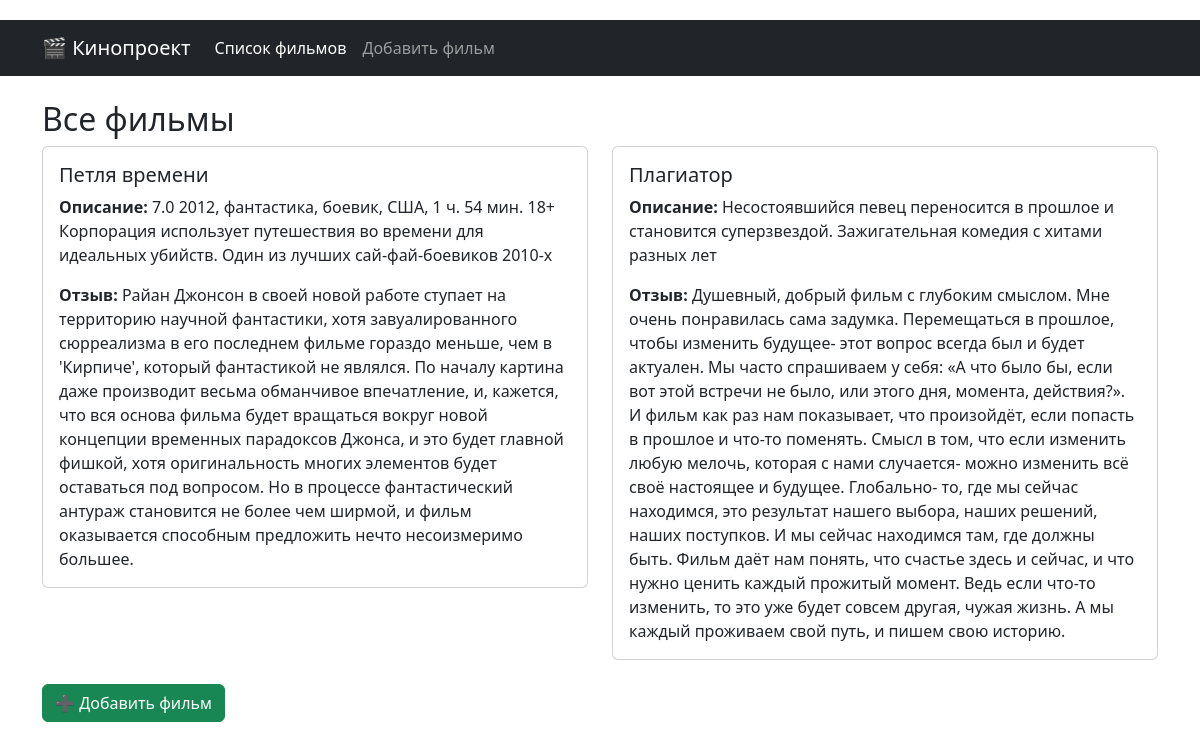
/films/, run on the app's committed database.
### films/models.py (models this page shows, shortened)
class Film(models.Model):
    title = models.CharField(max_length=200, verbose_name="Название фильма")
    description = models.TextField(verbose_name="Описание фильма")
    review = models.TextField(verbose_name="Отзыв")

### films/views.py (the view)
# urls.py: path('', views.film_list, name='film_list'),      # /films/
def film_list(request):
    films = Film.objects.all()
    return render(request, 'films/film_list.html', {'films': films})

### films/templates/films/film_list.html (shortened to what this page needs)
{% extends 'films/base.html' %}
{% block content %}
<h2>Все фильмы</h2>
{% if films %}
    <div class="row">
        {% for film in films %}
        <div class="col-md-6 mb-4">
            <div class="card">
                <div class="card-body">
                    <h5 class="card-title">{{ film.title }}</h5>
                    <p class="card-text"><strong>Описание:</strong> {{ film.description }}</p>
                    <p class="card-text"><strong>Отзыв:</strong> {{ film.review }}</p>
                </div>
            </div>
        </div>
        {% endfor %}
    </div>
{% else %}
    <p>Пока нет добавленных фильмов. <a href="{% url 'add_film' %}">Добавьте первый!</a></p>
{% endif %}
<a href="{% url 'add_film' %}" class="btn btn-success">➕ Добавить фильм</a>
{% endblock %}

### films/templates/films/base.html (shortened to what this page needs)
<!DOCTYPE html>
<html lang="ru">
<head>
    <link href="https://cdn.jsdelivr.net/npm/bootstrap@5.3.3/dist/css/bootstrap.min.css" rel="stylesheet">
</head>
<body>
    <nav class="navbar navbar-expand-lg navbar-dark bg-dark mb-4">
        <div class="container">
            <a class="navbar-brand" href="{% url 'film_list' %}">🎬 Кинопроект</a>
            <div class="collapse navbar-collapse" id="navbarNav">
                <ul class="navbar-nav">
                    <li class="nav-item">
                        <a class="nav-link {% if request.resolver_match.url_name == 'film_list' %}active{% endif %}"
                           href="{% url 'film_list' %}">Список фильмов</a>
                    </li>
                    <li class="nav-item">
                        <a class="nav-link {% if request.resolver_match.url_name == 'add_film' %}active{% endif %}"
                           href="{% url 'add_film' %}">Добавить фильм</a>
                    </li>
                </ul>
            </div>
        </div>
    </nav>
    <div class="container">
        {% block content %}
        {% endblock %}
    </div>
</body>
</html>

### films/templates/films/base.html (style rules this page uses)
body { padding-top: 20px; }

### data on the page
Film: title "Петля времени", description "7.0 2012, фантастика, боевик, США, 1 ч. 54 мин. 18+ Корпорация использует путешествия во времени для идеальных убийств. Один из лучших сай-фай-боевиков 2010-х", review "Райан Джонсон в своей новой работе ступает на территорию научной фантастики, хотя завуалированного сюрреализма в его последнем фильме гораздо меньше, чем в 'Кирпиче', который фантастикой не являлся. По началу картина даже производит весьма обманчивое впечатление, и, кажется, что вся основа фильма будет вращаться вокруг новой концепции временных парадоксов Джонса, и это будет главной фишкой, хотя оригинальность многих элементов будет оставаться под вопросом. Но в процессе фантастический антураж становится не более чем ширмой, и фильм оказывается способным предложить нечто несоизмеримо большее."
Film: title "Плагиатор", description "Несостоявшийся певец переносится в прошлое и становится суперзвездой. Зажигательная комедия с хитами разных лет", review "Душевный, добрый фильм с глубоким смыслом. Мне очень понравилась сама задумка. Перемещаться в прошлое, чтобы изменить будущее- этот вопрос всегда был и будет актуален. Мы часто спрашиваем у себя: «А что было бы, если вот этой встречи не было, или этого дня, момента, действия?». И фильм как раз нам показывает, что произойдёт, если попасть в прошлое и что-то поменять. Смысл в том, что если изменить любую мелочь, которая с нами случается- можно изменить всё своё настоящее и будущее. Глобально- то, где мы сейчас находимся, это результат нашего выбора, наших решений, наших поступков. И мы сейчас находимся там, где должны быть. Фильм даёт нам понять, что счастье здесь и сейчас, и что нужно ценить…"
